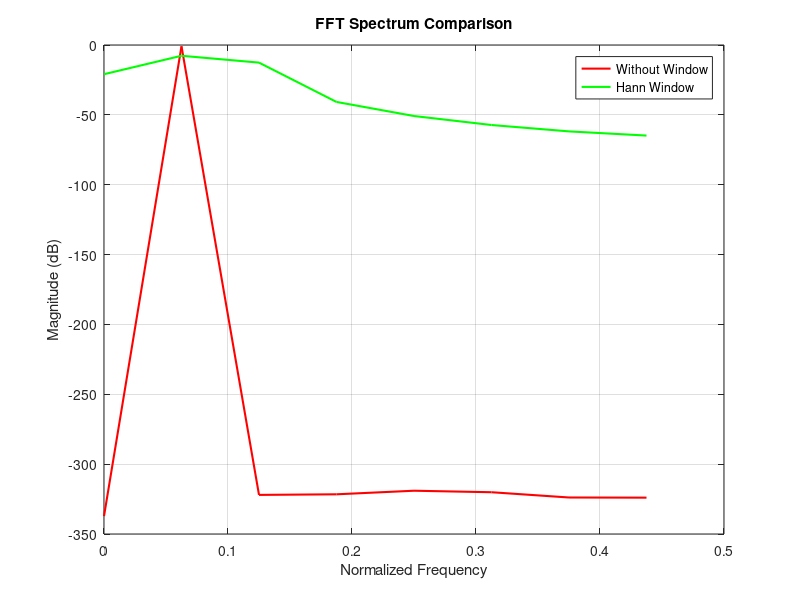

Reproduce this figure in MATLAB.
clc;
clear;
close all;

A = 0.9;
bits = 16;
fs = 16e6;
fin = 1e6;

N = 16;

LSB = 2/(2^(bits - 1));

n = 0:N-1;

x = A*sin(2*pi*fin*n/fs);

%% Without window

s = abs(fft(x));

s = s(1:N/2);

s = 20*log10(2*s/N);

f = (0:N/2-1)/N;

%% With Hann window

x1 = x .* hann(N)';

s1 = abs(fft(x1));

s1 = s1(1:N/2);

s1 = 20*log10(2*s1/N);

%% Plot

figure;

plot(f,s,'r','LineWidth',1.5);

hold on;

plot(f,s1,'g','LineWidth',1.5);

grid on;

xlabel('Normalized Frequency');

ylabel('Magnitude (dB)');

legend('Without Window','Hann Window');

title('FFT Spectrum Comparison');
